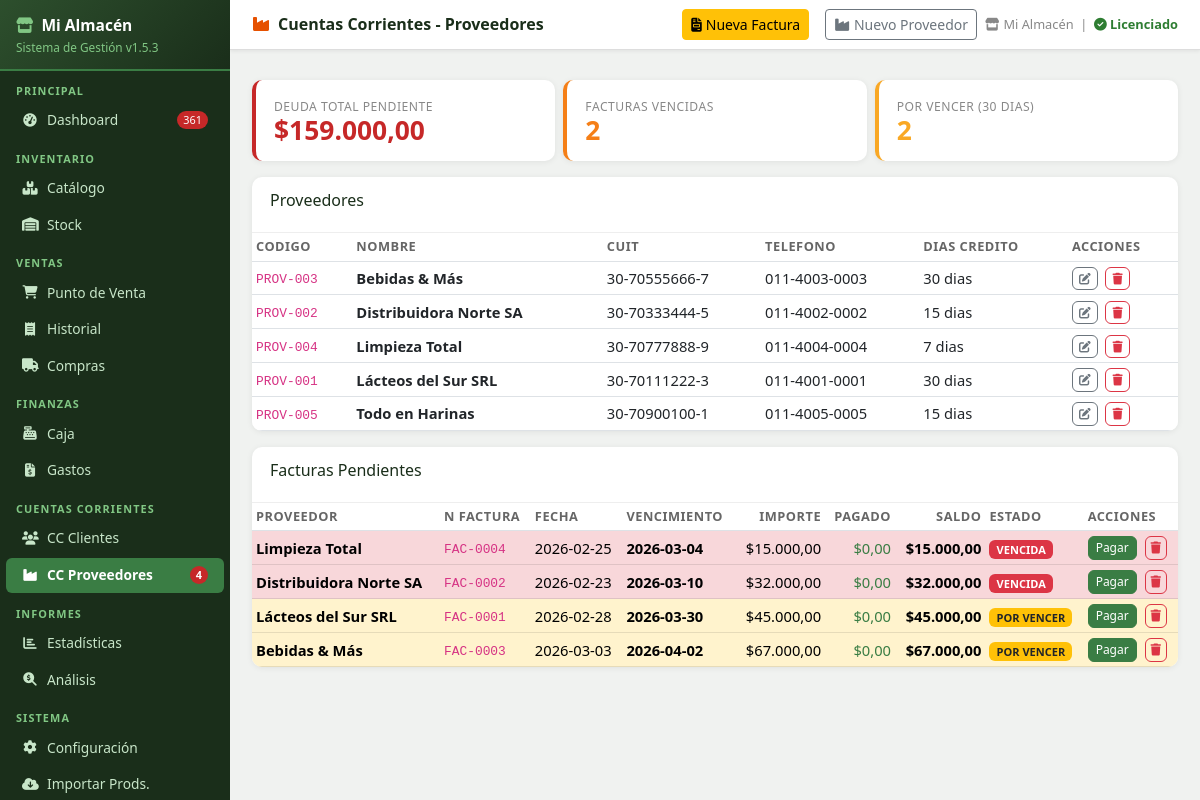
/cc_proveedores (signed in), run on the app's committed database.
### tables this page shows
CREATE TABLE config (
            clave TEXT PRIMARY KEY,
            valor TEXT
        );

CREATE TABLE proveedores (
            id INTEGER PRIMARY KEY AUTOINCREMENT,
            codigo TEXT UNIQUE,
            nombre TEXT NOT NULL,
            cuit TEXT DEFAULT '',
            telefono TEXT DEFAULT '',
            email TEXT DEFAULT '',
            dias_credito INTEGER DEFAULT 30,
            activo INTEGER DEFAULT 1
        );

CREATE TABLE facturas_proveedores (
            id INTEGER PRIMARY KEY AUTOINCREMENT,
            proveedor_id INTEGER REFERENCES proveedores(id),
            numero_factura TEXT DEFAULT '',
            fecha TEXT,
            fecha_vencimiento TEXT,
            importe REAL DEFAULT 0,
            pagado REAL DEFAULT 0,
            observaciones TEXT DEFAULT ''
        );

### app.py (the view)
@app.route('/cc_proveedores')
@login_required
def cc_proveedores():
    provs = db.get_proveedores()
    facturas = db.get_facturas_proveedores()
    total_deuda = sum(max(0, f['importe']-f['pagado']) for f in facturas if f['estado']!='PAGADA')
    vencidas = [f for f in facturas if f['estado']=='VENCIDA']
    por_vencer = [f for f in facturas if f['estado']=='POR VENCER']
    return render_template('cc_proveedores.html', proveedores=provs, facturas=facturas,
                           total_deuda=total_deuda, vencidas=vencidas, por_vencer=por_vencer)

### app.py (called while the page is built)
def login_required(f):
    @wraps(f)
    def decorated(*args, **kwargs):
        if 'user' not in session:
            flash('⚠ Debés iniciar sesión para acceder.', 'warning')
            return redirect(url_for('login', next=request.path))
        return f(*args, **kwargs)
    return decorated

@app.before_request
def before():
    global _scheduler_started
    db.init_db()
    if not _scheduler_started:
        _scheduler_started = True
        iniciar_backup_scheduler()
    public = {'/login', '/static'}
    if any(request.path.startswith(p) for p in public):
        return
    if 'user' in session:
        try:
            inv_at = db.get_config().get('sessions_invalidated_at', '')
            login_at = session.get('login_date', '')
            if inv_at and login_at and login_at < inv_at:
                session.clear()
        except Exception:
            pass
    if 'user' not in session and request.endpoint not in ('login', 'apagar_rapido', 'static', None):
        return redirect(url_for('login', next=request.path))

def fmt_ars(v):
    try:
        return f"${float(v):,.2f}".replace(',','X').replace('.',',').replace('X','.')
    except:
        return "$0,00"

### database.py (called while the page is built, shortened)
def get_conn():
    conn = sqlite3.connect(DB_PATH)
    conn.row_factory = sqlite3.Row
    conn.execute("PRAGMA foreign_keys = ON")
    return conn

def q(sql, params=(), fetchall=True, fetchone=False, commit=False):
    conn = get_conn()
    try:
        c = conn.cursor()
        c.execute(sql, params)
        if commit:
            conn.commit()
            return c.lastrowid
        if fetchone:
            return c.fetchone()
        if fetchall:
            return c.fetchall()
    finally:
        conn.close()

def init_db():
    global _db_initialized
    if _db_initialized:
        return

def get_config():
    rows = q("SELECT clave, valor FROM config")
    return {r['clave']: r['valor'] for r in rows}

def get_proveedores(activo_only=True, search=''):
    sql = "SELECT * FROM proveedores"
    conds = []
    params = []
    if activo_only:
        conds.append("activo=1")
    if search:
        conds.append("(nombre LIKE ? OR codigo LIKE ?)")
        params += [f'%{search}%'] * 2
    if conds:
        sql += " WHERE " + " AND ".join(conds)
    sql += " ORDER BY nombre"
    return q(sql, params)

### templates/cc_proveedores.html (shortened to what this page needs)
{% extends 'base.html' %}
{% block page_title %}<i class="fas fa-industry me-2" style="color:#e65100"></i>Cuentas Corrientes - Proveedores{% endblock %}
{% block topbar_actions %}
<button class="btn btn-warning btn-sm" data-bs-toggle="modal" data-bs-target="#facturaModal">
  <i class="fas fa-file-invoice me-1"></i>Nueva Factura
</button>
<button class="btn btn-outline-secondary btn-sm ms-2" data-bs-toggle="modal" data-bs-target="#provModal">
  <i class="fas fa-industry me-1"></i>Nuevo Proveedor
</button>
{% endblock %}
{% block content %}
<div class="row g-2 mb-3">
  <div class="col-md-4">
    <div class="kpi-card red">
      <div class="kpi-lbl">Deuda Total Pendiente</div>
      <div class="kpi-val">{{ fmt_ars(total_deuda) }}</div>
    </div>
  </div>
  <div class="col-md-4">
    <div class="kpi-card orange">
      <div class="kpi-lbl">Facturas Vencidas</div>
      <div class="kpi-val">{{ vencidas|length }}</div>
    </div>
  </div>
  <div class="col-md-4">
    <div class="kpi-card" style="border-color:#f9a825">
      <div class="kpi-lbl">Por Vencer (30 dias)</div>
      <div class="kpi-val" style="color:#f9a825">{{ por_vencer|length }}</div>
    </div>
  </div>
</div>
<div class="table-card mb-3">
  <div class="tc-header"><h6>Proveedores</h6></div>
  <div class="table-responsive">
    <table class="table table-sm mb-0">
      <thead><tr><th>Codigo</th><th>Nombre</th><th>CUIT</th><th>Telefono</th><th>Dias Credito</th><th>Acciones</th></tr></thead>
      <tbody>
      {% for p in proveedores %}
        <tr><td><code>{{ p.codigo }}</code></td><td><strong>{{ p.nombre }}</strong></td>
        <td>{{ p.cuit or '-' }}</td><td>{{ p.telefono or '-' }}</td><td>{{ p.dias_credito }} dias</td>
        <td>
          <button class="btn btn-xs btn-outline-secondary" style="font-size:.73rem;padding:2px 6px"
            onclick="editarProveedor({{ p.id }},'{{ p.nombre|replace("'","\\'")|e }}','{{ p.cuit or '' }}','{{ p.telefono or '' }}','{{ p.email or '' }}',{{ p.dias_credito }})">
            <i class="fas fa-edit"></i>
          </button>
          <form method="post" action="/proveedores/{{ p.id }}/eliminar" class="d-inline"
                onsubmit="return confirm('¿Desactivar proveedor «{{ p.nombre|e }}»?')">
            <button type="submit" class="btn btn-xs btn-outline-danger ms-1" style="font-size:.73rem;padding:2px 6px">
              <i class="fas fa-trash"></i>
            </button>
          </form>
        </td></tr>
      {% else %}
        <tr><td colspan="6" class="empty-state">Sin proveedores</td></tr>
      {% endfor %}
      </tbody>
    </table>
  </div>
</div>
<div class="table-card">
  <div class="tc-header"><h6>Facturas Pendientes</h6></div>
  <div class="table-responsive">
    <table class="table table-sm mb-0">
      <thead><tr><th>Proveedor</th><th>N Factura</th><th>Fecha</th><th>Vencimiento</th>
      <th class="text-end">Importe</th><th class="text-end">Pagado</th><th class="text-end">Saldo</th>
      <th>Estado</th><th>Acciones</th></tr></thead>
      <tbody>
      {% for f in facturas %}
        <tr class="{% if f.estado=='VENCIDA' %}table-danger{% elif f.estado=='POR VENCER' %}table-warning{% endif %}">
          <td><strong>{{ f.proveedor_nombre_obj }}</strong></td>
          <td><code>{{ f.numero_factura }}</code></td>
          <td>{{ f.fecha }}</td>
          <td class="fw-bold">{{ f.fecha_vencimiento }}</td>
          <td class="text-end">{{ fmt_ars(f.importe) }}</td>
          <td class="text-end text-success">{{ fmt_ars(f.pagado) }}</td>
          <td class="text-end fw-bold">{{ fmt_ars(f.saldo) }}</td>
          <td>
            {% if f.estado=='VENCIDA' %}<span class="badge bg-danger">VENCIDA</span>
            {% elif f.estado=='POR VENCER' %}<span class="badge bg-warning text-dark">POR VENCER</span>
            {% elif f.estado=='PAGADA' %}<span class="badge bg-success">PAGADA</span>
            {% else %}<span class="badge bg-secondary">VIGENTE</span>{% endif %}
          </td>
          <td>
            {% if f.estado != 'PAGADA' %}
            <button class="btn btn-xs btn-success" style="font-size:.75rem;padding:2px 7px"
              onclick="pagarFact({{ f.id }}, {{ f.saldo }})">Pagar</button>
            {% endif %}
            <form method="post" action="/cc_proveedores/factura/{{ f.id }}/eliminar" class="d-inline"
                  onsubmit="return confirm('¿Eliminar factura {{ f.numero_factura }}?')">
              <button type="submit" class="btn btn-xs btn-outline-danger ms-1" style="font-size:.75rem;padding:2px 5px">
                <i class="fas fa-trash"></i>
              </button>
            </form>
          </td>
        </tr>
      {% else %}
        <tr><td colspan="9" class="empty-state">Sin facturas</td></tr>
      {% endfor %}
      </tbody>
    </table>
  </div>
</div>
{% endblock %}

### templates/base.html (shortened to what this page needs)
<!DOCTYPE html>
<html lang="es">
<head>
<link href="https://cdn.jsdelivr.net/npm/bootstrap@5.3.0/dist/css/bootstrap.min.css" rel="stylesheet">
<link href="https://cdnjs.cloudflare.com/ajax/libs/font-awesome/6.4.0/css/all.min.css" rel="stylesheet">
</head>
<body>
<div id="sidebar">
  <div class="logo">
    <h5><i class="fas fa-store me-2" style="color:#81c784"></i>{{ cfg_nombre or 'Mi Almacén' }}</h5>
    <small>Sistema de Gestión v{{ app_version }}</small>
  </div>
  <div class="nav-label">Principal</div>
  <a href="/" class="nav-link {% if request.path == '/' %}active{% endif %}">
    <i class="fas fa-tachometer-alt"></i> Dashboard
    {% if alertas_sidebar and (alertas_sidebar.sin_stock + alertas_sidebar.critico) > 0 %}
      <span class="badge-alert">{{ alertas_sidebar.sin_stock + alertas_sidebar.critico }}</span>
    {% endif %}
  </a>
  <div class="nav-label">Inventario</div>
  <a href="/productos" class="nav-link {% if '/productos' in request.path and '/importar' not in request.path %}active{% endif %}">
    <i class="fas fa-boxes"></i> Catálogo
  </a>
  <a href="/stock" class="nav-link {% if '/stock' in request.path %}active{% endif %}">
    <i class="fas fa-warehouse"></i> Stock
  </a>
  <div class="nav-label">Ventas</div>
  <a href="/punto_venta" class="nav-link {% if '/punto_venta' in request.path %}active{% endif %}">
    <i class="fas fa-shopping-cart"></i> Punto de Venta
  </a>
  <a href="/historial" class="nav-link {% if '/historial' in request.path %}active{% endif %}">
    <i class="fas fa-receipt"></i> Historial
  </a>
  <a href="/compras" class="nav-link {% if '/compras' in request.path %}active{% endif %}">
    <i class="fas fa-truck"></i> Compras
  </a>
  <div class="nav-label">Finanzas</div>
  <a href="/caja" class="nav-link {% if '/caja' in request.path %}active{% endif %}">
    <i class="fas fa-cash-register"></i> Caja
  </a>
  <a href="/gastos" class="nav-link {% if '/gastos' in request.path %}active{% endif %}">
    <i class="fas fa-file-invoice-dollar"></i> Gastos
  </a>
  <div class="nav-label">Cuentas Corrientes</div>
  <a href="/cc_clientes" class="nav-link {% if '/cc_clientes' in request.path %}active{% endif %}">
    <i class="fas fa-users"></i> CC Clientes
  </a>
  <a href="/cc_proveedores" class="nav-link {% if '/cc_proveedores' in request.path %}active{% endif %}">
    <i class="fas fa-industry"></i> CC Proveedores
    {% if alertas_sidebar and alertas_sidebar.facturas_por_vencer > 0 %}
      <span class="badge-alert">{{ alertas_sidebar.facturas_por_vencer }}</span>
    {% endif %}
  </a>
  <div class="nav-label">Informes</div>
  <a href="/estadisticas" class="nav-link {% if '/estadisticas' in request.path %}active{% endif %}">
    <i class="fas fa-chart-bar"></i> Estadísticas
  </a>
  <a href="/analisis" class="nav-link {% if '/analisis' in request.path %}active{% endif %}">
    <i class="fas fa-search-dollar"></i> Análisis
  </a>
  <div class="nav-label">Sistema</div>
  <a href="/config" class="nav-link {% if request.path == '/config' %}active{% endif %}">
    <i class="fas fa-cog"></i> Configuración
  </a>
  <a href="/productos/importar" class="nav-link {% if '/importar' in request.path %}active{% endif %}">
    <i class="fas fa-cloud-download-alt"></i> Importar Prods.
  </a>
</div>
<div id="main">
  <div class="topbar">
    <h4>{% block page_title %}Dashboard{% endblock %}</h4>
    <div class="tb-actions">
      {% block topbar_actions %}{% endblock %}
      <span class="meta">
        <i class="fas fa-store me-1"></i>{{ cfg_nombre or 'Mi Almacén' }}
        &nbsp;|&nbsp;
        {% if demo_status and demo_status.demo and not demo_status.vencido %}
          <span style="color:#e65100;font-weight:600;">DEMO {{ demo_status.dias_restantes }}d</span>
        {% elif demo_status and not demo_status.demo %}
          <span style="color:#2e7d32;font-weight:600;"><i class="fas fa-check-circle"></i> Licenciado</span>
        {% endif %}
      </span>
    </div>
  </div>
  <div class="px-3 pt-2">
  </div>
  <div class="content">
    {% block content %}{% endblock %}
  </div>
</div>
</body>
</html>

### data on the page
config: valor "Mi Almacén"
proveedores: codigo "PROV-003", nombre "Bebidas & Más", cuit "30-70555666-7", telefono "011-4003-0003", dias_credito "30"
proveedores: codigo "PROV-002", nombre "Distribuidora Norte SA", cuit "30-70333444-5", telefono "011-4002-0002", dias_credito "15"
proveedores: codigo "PROV-004", nombre "Limpieza Total", cuit "30-70777888-9", telefono "011-4004-0004", dias_credito "7"
proveedores: codigo "PROV-001", nombre "Lácteos del Sur SRL", cuit "30-70111222-3", telefono "011-4001-0001", dias_credito "30"
proveedores: codigo "PROV-005", nombre "Todo en Harinas", cuit "30-70900100-1", telefono "011-4005-0005", dias_credito "15"
facturas_proveedores: proveedor_nombre_obj "Limpieza Total", numero_factura "FAC-0004", fecha "2026-02-25", fecha_vencimiento "2026-03-04", importe "$15.000,00", pagado "$0,00", fmt_ars "$15.000,00", shows "VENCIDA"
facturas_proveedores: proveedor_nombre_obj "Distribuidora Norte SA", numero_factura "FAC-0002", fecha "2026-02-23", fecha_vencimiento "2026-03-10", importe "$32.000,00", pagado "$0,00", fmt_ars "$32.000,00", shows "VENCIDA"
facturas_proveedores: proveedor_nombre_obj "Lácteos del Sur SRL", numero_factura "FAC-0001", fecha "2026-02-28", fecha_vencimiento "2026-03-30", importe "$45.000,00", pagado "$0,00", fmt_ars "$45.000,00", shows "POR VENCER"
facturas_proveedores: proveedor_nombre_obj "Bebidas & Más", numero_factura "FAC-0003", fecha "2026-03-03", fecha_vencimiento "2026-04-02", importe "$67.000,00", pagado "$0,00", fmt_ars "$67.000,00", shows "POR VENCER"

### other printed values
{{ app_version }} "1.5.3"
{{ alertas_sidebar.sin_stock + alertas_sidebar.critico }} "361"
{{ alertas_sidebar.facturas_por_vencer }} "4"
{{ fmt_ars(total_deuda) }} "$159.000,00"
{{ vencidas|length }} "2"
{{ por_vencer|length }} "2"
